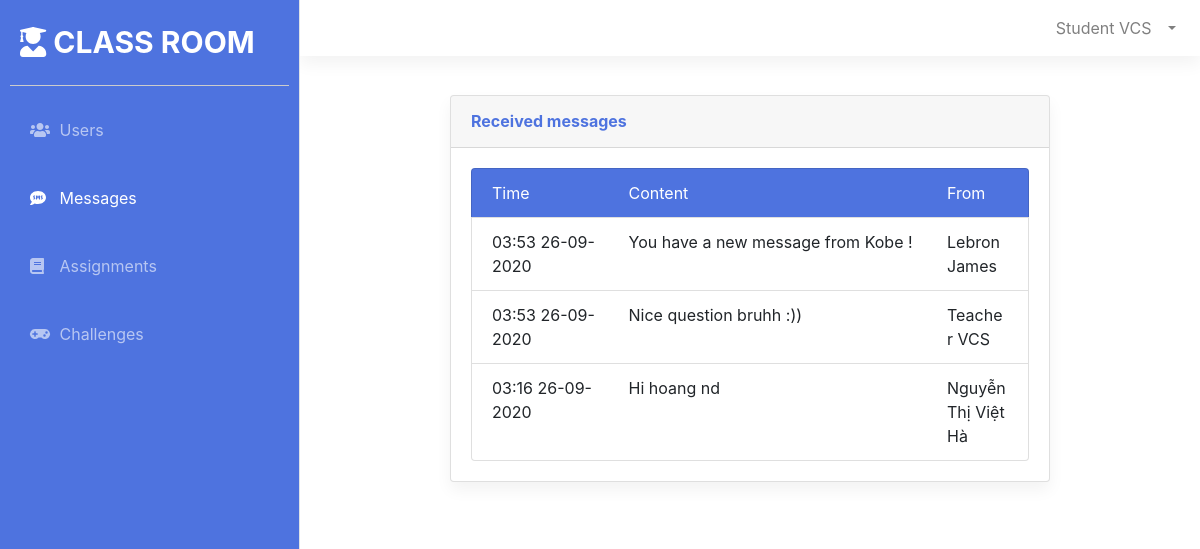
The app's page /public/views/Messages.php (signed in) with its own data.
### tables this page shows
CREATE TABLE `Messages` (
  `MessageID` int NOT NULL AUTO_INCREMENT,
  `Content` text NOT NULL,
  `CreateDate` datetime NOT NULL,
  `SendID` int NOT NULL,
  `ReceiveID` int NOT NULL,
  `Seen` tinyint(1) NOT NULL,
  PRIMARY KEY (`MessageID`),
  KEY `SendID` (`SendID`),
  KEY `ReceiveID` (`ReceiveID`),
  CONSTRAINT `RECEIVEID_FK` FOREIGN KEY (`ReceiveID`) REFERENCES `Users` (`UserID`) ON DELETE CASCADE,
  CONSTRAINT `SENDID_FK` FOREIGN KEY (`SendID`) REFERENCES `Users` (`UserID`) ON DELETE CASCADE
);

CREATE TABLE `Users` (
  `UserID` int NOT NULL AUTO_INCREMENT,
  `UserName` text NOT NULL,
  `Password` text NOT NULL,
  `FullName` text NOT NULL,
  `PhoneNumber` text NOT NULL,
  `Email` text NOT NULL,
  `Role` int NOT NULL,
  PRIMARY KEY (`UserID`),
  KEY `Role` (`Role`),
  KEY `Role_2` (`Role`),
  CONSTRAINT `ROLE_FK` FOREIGN KEY (`Role`) REFERENCES `Roles` (`RoleID`) ON DELETE CASCADE
);

### admin/dbconnect/dbconnection.php (called while the page is built, shortened)
<?php
class DBConnect {
    function InitConnect() {
        $DB_SERVER='127.0.0.1';
        $DB_USERNAME='root';
        $DB_PASSWORD='cTSChE86a7u8';
        $DB_NAME='StudentManagement';
        $link = mysqli_connect($DB_SERVER, $DB_USERNAME, $DB_PASSWORD, $DB_NAME);
        return $link;
    }
}

### admin/controllers/MessageController.php (called while the page is built, shortened)
<?php
require_once '../../admin/dbconnect/dbconnection.php';
require_once '../../admin/models/Message.php';
class MessageController
{
    private $link;
    function __construct()
    {
        $dbconnect = new DBConnect();
        $this->link = $dbconnect->InitConnect();
    }
    function GetReceiveMessages($receiveid)
    {
        $messageList = [];
        $sql = "SELECT MessageID, Content, CreateDate,Users.FullName, Seen FROM Messages,Users WHERE Messages.SendID = Users.UserID AND Messages.ReceiveID = {$receiveid} ORDER BY CreateDate DESC";
        $rs = $this->link->query($sql);
        if ($rs->num_rows > 0) {
            while ($row = $rs->fetch_assoc()) {
                $mess = new Message();
                $mess->setMessageID($row["MessageID"]);
                $mess->setContent($row["Content"]);
                $mess->setCreateDate(date("H:i  d-m-Y", strtotime($row["CreateDate"])));
                $mess->setSendName($row["FullName"]);
                $mess->setSeen($row["Seen"]);
                array_push($messageList, $mess);
            }
        }
        return $messageList;
    }
}

### admin/models/Message.php (called while the page is built, shortened)
<?php
class Message
{
    private $Content;
    private $CreateDate;
    private $SendName;
    function getSendName()
    {
        return $this->SendName;
    }
    function getContent()
    {
        return $this->Content;
    }
    function getCreateDate()
    {
        return $this->CreateDate;
    }
    function setSendName($SendName): void
    {
        $this->SendName = $SendName;
    }
    function setContent($Content): void
    {
        $this->Content = $Content;
    }
    function setCreateDate($CreateDate): void
    {
        $this->CreateDate = $CreateDate;
    }
}

### public/views/Messages.php (the view, shortened to what this page needs)
<?php
require_once '../../admin/controllers/MessageController.php';
require_once '../../admin/models/Message.php';
$controller = new MessageController();
$messList = $controller->GetReceiveMessages($_SESSION["id"]);
?>
<!DOCTYPE html>
<html lang="en">
<head>
    <link href="../lib/bootstrap/css/bootstrap.min.css" rel="stylesheet" type="text/css">
    <link href="../css/sidebar.css" rel="stylesheet">
</head>
<body>
    <div class="d-flex" id="wrapper">
        <?php include 'commons/Sidebar.php' ?>
        <div id="page-content-wrapper">
            <div id="content-wrapper" class="d-flex flex-column">
                <div id="content">
                    <?php include 'commons/Navtop.php' ?>
                    <div class="container" style="width: 70%; padding: 15px;">
                        <div class="card shadow mb-4">
                            <div class="card-header py-3">
                                <h6 class="m-0 font-weight-bold">Received messages</h6>
                            </div>
                            <div class="card-body">
                                <ul class="list-group">
                                    <li class='list-group-item' style="color: white; background-color: #4e73df">
                                        <div class='row'>
                                            <div class='col-3'>Time</div>
                                            <div class='col-sm-7'>Content</div>
                                            <div class='col-2'>From</div>
                                        </div>
                                    </li>
                                    <?php
                                    if (sizeof($messList) == 0) {
                                        echo "<li class='list-group-item'>
                                                No received message now
                                            </li>";
                                    } else {
                                        foreach ($messList as $mess) {
                                            echo "<li class='list-group-item'>
                                                    <div class='row'>
                                                        <div class='col-3'>{$mess->getCreateDate()}</div>
                                                        <div class='col-sm-7'>{$mess->getContent()}</div>
                                                        <div class='col-2'>{$mess->getSendName()}</div>
                                                    </div>
                                                </li>";
                                        }
                                    }
                                    ?>
                                </ul>
                            </div>
                        </div>
                    </div>
                </div>
            </div>
        </div>
    </div>
</body>
</html>

### public/css/sidebar.css (style rules this page uses)
:root { --main-bg-color: #4e73df; }
#wrapper { overflow-x: hidden; }
#page-content-wrapper { min-width: 100vw; margin-left: 300px; }
@media (min-width: 768px) { #page-content-wrapper { min-width: 0; width: 100%; } }
.shadow { box-shadow: 0 0.5rem 1rem rgba(0, 0, 0, 0.05) !important; }
body { font-size: 16px!important; font-family: "Nunito", -apple-system,system-ui,BlinkMacSystemFont,"Segoe UI",Roboto,"Helvetica Neue",Arial,sans-serif, "Apple Color Emoji","Segoe UI Emoji","Segoe UI Symbol","Noto Color Emoji"; }
.card-header h6 { color: var(--main-bg-color); }

### records on screen
messages: CreateDate "03:53 26-09-2020", Content "You have a new message from Kobe !", SendID.FullName "Lebron James"
messages: CreateDate "03:53 26-09-2020", Content "Nice question bruhh :))", SendID.FullName "Teacher VCS"
messages: CreateDate "03:16 26-09-2020", Content "Hi hoang nd", SendID.FullName "Nguyễn Thị Việt Hà"

### other values on screen
$_SESSION["fullname"] "Student VCS"
